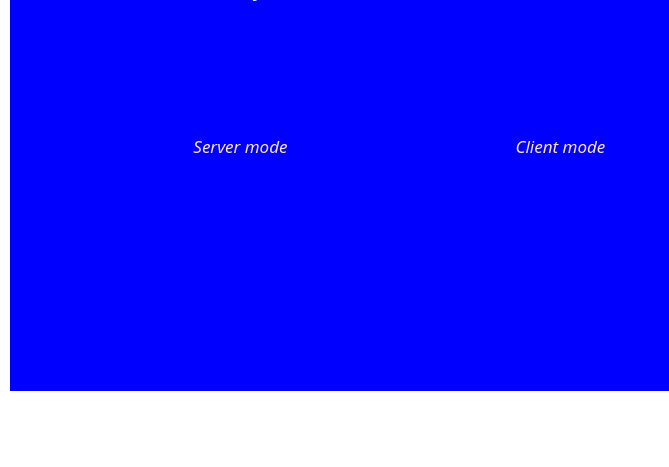
<?xml version="1.0" encoding="UTF-8"?>
<ui version="4.0">
 <class>ask_server_or_client</class>
 <widget class="QWidget" name="ask_server_or_client">
  <property name="geometry">
   <rect>
    <x>0</x>
    <y>0</y>
    <width>669</width>
    <height>467</height>
   </rect>
  </property>
  <property name="windowTitle">
   <string>Form</string>
  </property>
  <property name="styleSheet">
   <string notr="true">*{
	background:rgb(255, 255, 255);
	font-family:Century Gothic,sans-serif;
}
QFrame{
background: blue;
}
QFrame{
	border:sold 10px rgba(0,0,0);
	background-image: url(G:/2022 spring semester/programing 2/final_checker/pictureSource/ask3.png);
}
QLineEdit{
	color: #8d98a1;
	background-color:#405361;
}
QLineEdit{
	color: #8d98a1;
	background-color:#405361;
	font-size:18px;
	border-style:outset;
	border-radius:10px;
}
QPushButton{
	background:rgba(85,170,225,0);
	border-style:outset;
	border-radius:10px; 
	color:#FFE4C4;
}
QPushButton:pressed{
	background-color:#405361;
	border-style:inset;
}
QCheckBox{
	background:rgba(85,170,225,0);
	color:white;
}
QLabel{
	background:rgba(85,170,225,0);
	color:#EEE9BF;
	font-style: italic bold;
	font size:50px;
}

</string>
  </property>
  <widget class="QFrame" name="frame">
   <property name="geometry">
    <rect>
     <x>10</x>
     <y>-80</y>
     <width>671</width>
     <height>471</height>
    </rect>
   </property>
   <property name="frameShape">
    <enum>QFrame::StyledPanel</enum>
   </property>
   <property name="frameShadow">
    <enum>QFrame::Raised</enum>
   </property>
   <widget class="QLabel" name="label">
    <property name="geometry">
     <rect>
      <x>-10</x>
      <y>40</y>
      <width>561</width>
      <height>51</height>
     </rect>
    </property>
    <property name="font">
     <font>
      <pointsize>17</pointsize>
      <italic>true</italic>
      <bold>false</bold>
      <underline>true</underline>
     </font>
    </property>
    <property name="text">
     <string>Please choose your network mode</string>
    </property>
    <property name="alignment">
     <set>Qt::AlignCenter</set>
    </property>
   </widget>
   <widget class="QPushButton" name="Client">
    <property name="geometry">
     <rect>
      <x>480</x>
      <y>190</y>
      <width>141</width>
      <height>71</height>
     </rect>
    </property>
    <property name="font">
     <font>
      <pointsize>13</pointsize>
      <italic>true</italic>
      <bold>false</bold>
     </font>
    </property>
    <property name="text">
     <string>Client mode</string>
    </property>
   </widget>
   <widget class="QPushButton" name="Server">
    <property name="geometry">
     <rect>
      <x>160</x>
      <y>190</y>
      <width>141</width>
      <height>71</height>
     </rect>
    </property>
    <property name="font">
     <font>
      <pointsize>13</pointsize>
      <italic>true</italic>
      <bold>false</bold>
     </font>
    </property>
    <property name="text">
     <string>Server mode</string>
    </property>
   </widget>
  </widget>
 </widget>
 <resources/>
 <connections/>
</ui>
